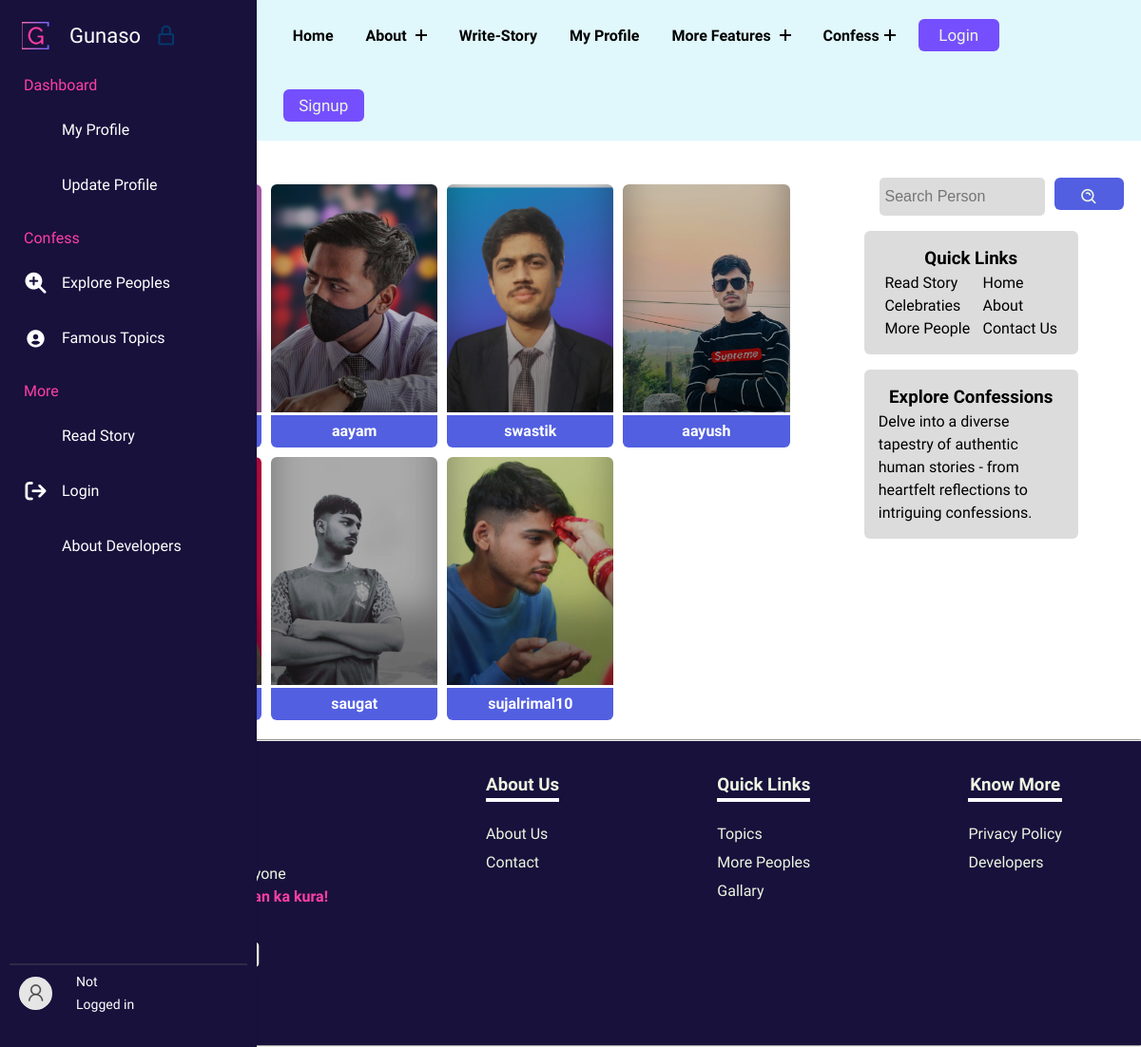
The page /persons/ on the database as committed earlier.
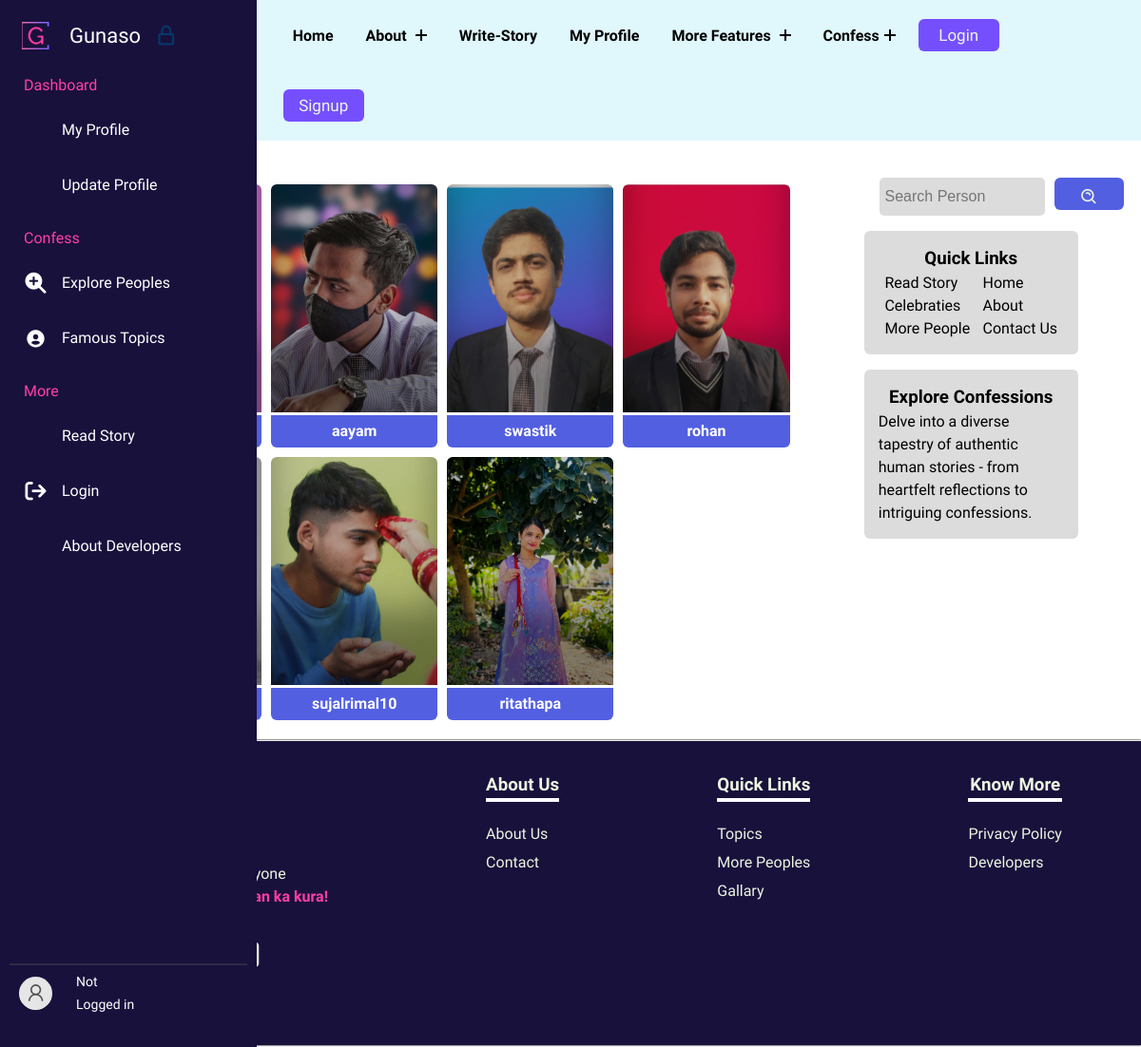
The same page on the database as committed later.
### gunasoApp/models.py (models this page shows, shortened)
class Profile(models.Model):
    user = models.OneToOneField(User, on_delete=models.CASCADE, related_name="Profile")
    image = models.ImageField(upload_to="gunasoApp/images/loggeduserImages", blank=True, default="upload-image")

### gunasoApp/views.py (the view, shortened to what this page needs)
# urls.py: path('persons/',views.persons, name='person'),
def persons(request):
    if request.user.is_anonymous:
        all_users = Profile.objects.all()
        uppercontext = {
            "all_users": all_users,
        }
        return render(request, 'persons.html', uppercontext)

### templates/persons.html (shortened to what this page needs)
{% extends 'base.html' %}
{% load static %}
        {% block base_style%}
        {{ block.super }}
        <link rel="stylesheet" href="{% static 'styles/persons.css' %}">
        {% endblock base_style%}
        {% block content %}
        <div class="famoustopicsmain">
            <div class="containflex">
                <div class="leftside">
                    <h2>Connect <span class="blue">with:</span></h2>
                    <div class="gridcontain">
                        {% for profile in all_users %}
                        <div>
                            <div class="card" style="background-image: url(../media/{{profile.image}});">
                            </div>
                            <div class="linksbtns">
                                <a class="usernameanchor" href="../user/{{ profile.user }}">{{ profile.user }}</a>
                            </div>
                        </div>
                        {% endfor %}
                    </div>
                </div>
                <div class="rightside">
                    <div class="searchdiv" data-aos="fade-down">
                        <form method="get" action="{% url 'searchperson' %}">
                            <input class="searchinp" type="search" placeholder="Search Person" aria-label="Search"
                                name="query" id="query">
                            <button class="copybtn" type="submit" style="margin: 0;">
                                <i class='bx bx-search-alt'></i>
                            </button>
                        </form>
                    </div>
                    <div class="catandside">
                        <div class="categoriesdiv" data-aos="fade-down">
                            <h3>Quick Links</h3>
                            <div class="uls">
                                <ul class="lineone">
                                    <li><a href="/read-story">Read Story</a></li>
                                    <li><a href="/topics">Celebraties</a></li>
                                    <li><a href="#">More People</a></li>
                                </ul>
                                <ul class="lineone">
                                    <li><a href="/">Home</a></li>
                                    <li><a href="/about">About</a></li>
                                    <li><a href="/contact">Contact Us</a></li>
                                </ul>
                            </div>
                        </div>
                        <div class="categoriesdiv" data-aos="fade-up">
                            <h3>Explore Confessions</h3>
                            <p>Delve into a diverse tapestry of authentic human stories - from heartfelt reflections to
                                intriguing confessions.</p>
                        </div>
                    </div>
                </div>
            </div>
        </div>
        {% endblock %}

Rows that differ between the two databases and show on the page:
removed Profile: image (picture), user "aayush"
no longer on this page (row unchanged): Profile: image (picture), user "saugat"
now on this page (row unchanged): Profile: image (picture), user "rohan"
added Profile: image (picture), user "ritathapa"
